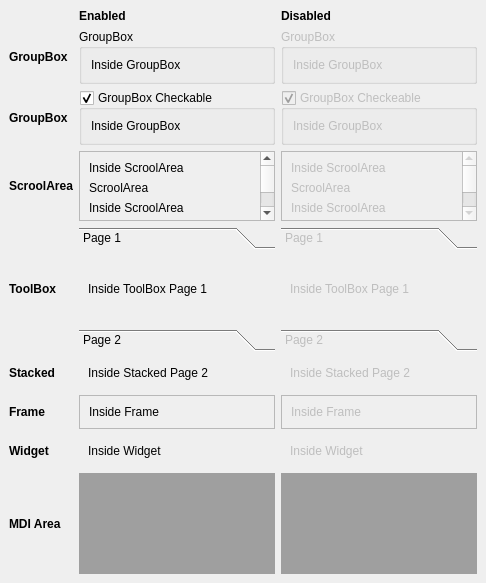
<?xml version="1.0" encoding="UTF-8"?>
<ui version="4.0">
 <class>DockWidget</class>
 <widget class="QDockWidget" name="DockWidget">
  <property name="geometry">
   <rect>
    <x>0</x>
    <y>0</y>
    <width>416</width>
    <height>583</height>
   </rect>
  </property>
  <property name="windowTitle">
   <string>Containers - No Tabs</string>
  </property>
  <widget class="QWidget" name="dockWidgetContents">
   <layout class="QGridLayout" name="gridLayout">
    <item row="8" column="3" colspan="2">
     <widget class="QFrame" name="frameDis_2">
      <property name="enabled">
       <bool>false</bool>
      </property>
      <property name="toolTip">
       <string>This is a tool tip</string>
      </property>
      <property name="statusTip">
       <string>This is a status tip</string>
      </property>
      <property name="whatsThis">
       <string>This is &quot;what is this&quot;</string>
      </property>
      <property name="frameShape">
       <enum>QFrame::StyledPanel</enum>
      </property>
      <property name="frameShadow">
       <enum>QFrame::Raised</enum>
      </property>
      <layout class="QGridLayout" name="gridLayout_40">
       <item row="0" column="0">
        <widget class="QLabel" name="label_8">
         <property name="toolTip">
          <string>This is a tool tip</string>
         </property>
         <property name="statusTip">
          <string>This is a status tip</string>
         </property>
         <property name="whatsThis">
          <string>This is &quot;what is this&quot;</string>
         </property>
         <property name="text">
          <string>Inside Frame</string>
         </property>
        </widget>
       </item>
      </layout>
     </widget>
    </item>
    <item row="9" column="2">
     <widget class="QWidget" name="widget_2" native="true">
      <property name="toolTip">
       <string>This is a tool tip</string>
      </property>
      <property name="statusTip">
       <string>This is a status tip</string>
      </property>
      <property name="whatsThis">
       <string>This is &quot;what is this&quot;</string>
      </property>
      <layout class="QGridLayout" name="gridLayout_39">
       <item row="0" column="0">
        <widget class="QLabel" name="label_59">
         <property name="toolTip">
          <string>This is a tool tip</string>
         </property>
         <property name="statusTip">
          <string>This is a status tip</string>
         </property>
         <property name="whatsThis">
          <string>This is &quot;what is this&quot;</string>
         </property>
         <property name="text">
          <string>Inside Widget</string>
         </property>
        </widget>
       </item>
      </layout>
     </widget>
    </item>
    <item row="1" column="2">
     <widget class="QGroupBox" name="groupBox_2">
      <property name="toolTip">
       <string>This is a tool tip</string>
      </property>
      <property name="statusTip">
       <string>This is a status tip</string>
      </property>
      <property name="whatsThis">
       <string>This is &quot;what is this&quot;</string>
      </property>
      <property name="title">
       <string>GroupBox</string>
      </property>
      <layout class="QGridLayout" name="gridLayout_7">
       <item row="0" column="0">
        <widget class="QLabel" name="label_10">
         <property name="toolTip">
          <string>This is a tool tip</string>
         </property>
         <property name="statusTip">
          <string>This is a status tip</string>
         </property>
         <property name="whatsThis">
          <string>This is &quot;what is this&quot;</string>
         </property>
         <property name="text">
          <string>Inside GroupBox</string>
         </property>
        </widget>
       </item>
      </layout>
     </widget>
    </item>
    <item row="8" column="2">
     <widget class="QFrame" name="frame_2">
      <property name="toolTip">
       <string>This is a tool tip</string>
      </property>
      <property name="statusTip">
       <string>This is a status tip</string>
      </property>
      <property name="whatsThis">
       <string>This is &quot;what is this&quot;</string>
      </property>
      <property name="frameShape">
       <enum>QFrame::StyledPanel</enum>
      </property>
      <property name="frameShadow">
       <enum>QFrame::Raised</enum>
      </property>
      <layout class="QGridLayout" name="gridLayout_43">
       <item row="0" column="0">
        <widget class="QLabel" name="label_9">
         <property name="toolTip">
          <string>This is a tool tip</string>
         </property>
         <property name="statusTip">
          <string>This is a status tip</string>
         </property>
         <property name="whatsThis">
          <string>This is &quot;what is this&quot;</string>
         </property>
         <property name="text">
          <string>Inside Frame</string>
         </property>
        </widget>
       </item>
      </layout>
     </widget>
    </item>
    <item row="9" column="3" colspan="2">
     <widget class="QWidget" name="widgetDis_2" native="true">
      <property name="enabled">
       <bool>false</bool>
      </property>
      <property name="toolTip">
       <string>This is a tool tip</string>
      </property>
      <property name="statusTip">
       <string>This is a status tip</string>
      </property>
      <property name="whatsThis">
       <string>This is &quot;what is this&quot;</string>
      </property>
      <layout class="QGridLayout" name="gridLayout_44">
       <item row="0" column="0">
        <widget class="QLabel" name="label_125">
         <property name="toolTip">
          <string>This is a tool tip</string>
         </property>
         <property name="statusTip">
          <string>This is a status tip</string>
         </property>
         <property name="whatsThis">
          <string>This is &quot;what is this&quot;</string>
         </property>
         <property name="text">
          <string>Inside Widget</string>
         </property>
        </widget>
       </item>
      </layout>
     </widget>
    </item>
    <item row="2" column="2">
     <widget class="QGroupBox" name="groupBox_3">
      <property name="toolTip">
       <string>This is a tool tip</string>
      </property>
      <property name="statusTip">
       <string>This is a status tip</string>
      </property>
      <property name="whatsThis">
       <string>This is &quot;what is this&quot;</string>
      </property>
      <property name="title">
       <string>GroupBox Checkable</string>
      </property>
      <property name="checkable">
       <bool>true</bool>
      </property>
      <layout class="QGridLayout" name="gridLayout_8">
       <item row="0" column="0">
        <widget class="QLabel" name="label_11">
         <property name="toolTip">
          <string>This is a tool tip</string>
         </property>
         <property name="statusTip">
          <string>This is a status tip</string>
         </property>
         <property name="whatsThis">
          <string>This is &quot;what is this&quot;</string>
         </property>
         <property name="text">
          <string>Inside GroupBox</string>
         </property>
        </widget>
       </item>
      </layout>
     </widget>
    </item>
    <item row="0" column="2">
     <widget class="QLabel" name="label_124">
      <property name="font">
       <font>
        <weight>75</weight>
        <bold>true</bold>
       </font>
      </property>
      <property name="text">
       <string>Enabled</string>
      </property>
     </widget>
    </item>
    <item row="0" column="3" colspan="2">
     <widget class="QLabel" name="label_126">
      <property name="font">
       <font>
        <weight>75</weight>
        <bold>true</bold>
       </font>
      </property>
      <property name="text">
       <string>Disabled</string>
      </property>
     </widget>
    </item>
    <item row="1" column="0">
     <widget class="QLabel" name="label_127">
      <property name="font">
       <font>
        <weight>75</weight>
        <bold>true</bold>
       </font>
      </property>
      <property name="text">
       <string>GroupBox</string>
      </property>
     </widget>
    </item>
    <item row="4" column="0">
     <widget class="QLabel" name="label_128">
      <property name="font">
       <font>
        <weight>75</weight>
        <bold>true</bold>
       </font>
      </property>
      <property name="text">
       <string>ScroolArea</string>
      </property>
     </widget>
    </item>
    <item row="4" column="2">
     <widget class="QScrollArea" name="scrollArea_2">
      <property name="toolTip">
       <string>This is a tool tip</string>
      </property>
      <property name="statusTip">
       <string>This is a status tip</string>
      </property>
      <property name="whatsThis">
       <string>This is &quot;what is this&quot;</string>
      </property>
      <property name="widgetResizable">
       <bool>true</bool>
      </property>
      <widget class="QWidget" name="scrollAreaWidgetContents_2">
       <property name="geometry">
        <rect>
         <x>0</x>
         <y>0</y>
         <width>139</width>
         <height>192</height>
        </rect>
       </property>
       <layout class="QVBoxLayout" name="verticalLayout_14">
        <item>
         <widget class="QLabel" name="label_70">
          <property name="toolTip">
           <string>This is a tool tip</string>
          </property>
          <property name="statusTip">
           <string>This is a status tip</string>
          </property>
          <property name="whatsThis">
           <string>This is &quot;what is this&quot;</string>
          </property>
          <property name="text">
           <string>Inside ScroolArea</string>
          </property>
         </widget>
        </item>
        <item>
         <widget class="QLabel" name="label_71">
          <property name="toolTip">
           <string>This is a tool tip</string>
          </property>
          <property name="statusTip">
           <string>This is a status tip</string>
          </property>
          <property name="whatsThis">
           <string>This is &quot;what is this&quot;</string>
          </property>
          <property name="text">
           <string>ScroolArea </string>
          </property>
         </widget>
        </item>
        <item>
         <widget class="QLabel" name="label_75">
          <property name="toolTip">
           <string>This is a tool tip</string>
          </property>
          <property name="statusTip">
           <string>This is a status tip</string>
          </property>
          <property name="whatsThis">
           <string>This is &quot;what is this&quot;</string>
          </property>
          <property name="text">
           <string>Inside ScroolArea </string>
          </property>
         </widget>
        </item>
        <item>
         <widget class="QLabel" name="label_76">
          <property name="toolTip">
           <string>This is a tool tip</string>
          </property>
          <property name="statusTip">
           <string>This is a status tip</string>
          </property>
          <property name="whatsThis">
           <string>This is &quot;what is this&quot;</string>
          </property>
          <property name="text">
           <string>ScroolArea</string>
          </property>
         </widget>
        </item>
        <item>
         <widget class="QLabel" name="label_77">
          <property name="toolTip">
           <string>This is a tool tip</string>
          </property>
          <property name="statusTip">
           <string>This is a status tip</string>
          </property>
          <property name="whatsThis">
           <string>This is &quot;what is this&quot;</string>
          </property>
          <property name="text">
           <string>Inside ScroolArea</string>
          </property>
         </widget>
        </item>
        <item>
         <widget class="QLabel" name="label_78">
          <property name="toolTip">
           <string>This is a tool tip</string>
          </property>
          <property name="statusTip">
           <string>This is a status tip</string>
          </property>
          <property name="whatsThis">
           <string>This is &quot;what is this&quot;</string>
          </property>
          <property name="text">
           <string>ScroolArea</string>
          </property>
         </widget>
        </item>
        <item>
         <widget class="QLabel" name="label_79">
          <property name="toolTip">
           <string>This is a tool tip</string>
          </property>
          <property name="statusTip">
           <string>This is a status tip</string>
          </property>
          <property name="whatsThis">
           <string>This is &quot;what is this&quot;</string>
          </property>
          <property name="text">
           <string>Inside ScroolArea</string>
          </property>
         </widget>
        </item>
        <item>
         <widget class="QLabel" name="label_80">
          <property name="toolTip">
           <string>This is a tool tip</string>
          </property>
          <property name="statusTip">
           <string>This is a status tip</string>
          </property>
          <property name="whatsThis">
           <string>This is &quot;what is this&quot;</string>
          </property>
          <property name="text">
           <string>ScroolArea</string>
          </property>
         </widget>
        </item>
        <item>
         <widget class="QLabel" name="label_81">
          <property name="toolTip">
           <string>This is a tool tip</string>
          </property>
          <property name="statusTip">
           <string>This is a status tip</string>
          </property>
          <property name="whatsThis">
           <string>This is &quot;what is this&quot;</string>
          </property>
          <property name="text">
           <string>Inside ScroolArea</string>
          </property>
         </widget>
        </item>
       </layout>
      </widget>
     </widget>
    </item>
    <item row="4" column="3" colspan="2">
     <widget class="QScrollArea" name="scrollAreaDis_2">
      <property name="enabled">
       <bool>false</bool>
      </property>
      <property name="toolTip">
       <string>This is a tool tip</string>
      </property>
      <property name="statusTip">
       <string>This is a status tip</string>
      </property>
      <property name="whatsThis">
       <string>This is &quot;what is this&quot;</string>
      </property>
      <property name="widgetResizable">
       <bool>true</bool>
      </property>
      <widget class="QWidget" name="scrollAreaWidgetContentsDis_2">
       <property name="geometry">
        <rect>
         <x>0</x>
         <y>0</y>
         <width>139</width>
         <height>192</height>
        </rect>
       </property>
       <layout class="QVBoxLayout" name="verticalLayout_13">
        <item>
         <widget class="QLabel" name="label_115">
          <property name="toolTip">
           <string>This is a tool tip</string>
          </property>
          <property name="statusTip">
           <string>This is a status tip</string>
          </property>
          <property name="whatsThis">
           <string>This is &quot;what is this&quot;</string>
          </property>
          <property name="text">
           <string>Inside ScroolArea</string>
          </property>
         </widget>
        </item>
        <item>
         <widget class="QLabel" name="label_116">
          <property name="toolTip">
           <string>This is a tool tip</string>
          </property>
          <property name="statusTip">
           <string>This is a status tip</string>
          </property>
          <property name="whatsThis">
           <string>This is &quot;what is this&quot;</string>
          </property>
          <property name="text">
           <string>ScroolArea </string>
          </property>
         </widget>
        </item>
        <item>
         <widget class="QLabel" name="label_117">
          <property name="toolTip">
           <string>This is a tool tip</string>
          </property>
          <property name="statusTip">
           <string>This is a status tip</string>
          </property>
          <property name="whatsThis">
           <string>This is &quot;what is this&quot;</string>
          </property>
          <property name="text">
           <string>Inside ScroolArea </string>
          </property>
         </widget>
        </item>
        <item>
         <widget class="QLabel" name="label_118">
          <property name="toolTip">
           <string>This is a tool tip</string>
          </property>
          <property name="statusTip">
           <string>This is a status tip</string>
          </property>
          <property name="whatsThis">
           <string>This is &quot;what is this&quot;</string>
          </property>
          <property name="text">
           <string>ScroolArea</string>
          </property>
         </widget>
        </item>
        <item>
         <widget class="QLabel" name="label_119">
          <property name="toolTip">
           <string>This is a tool tip</string>
          </property>
          <property name="statusTip">
           <string>This is a status tip</string>
          </property>
          <property name="whatsThis">
           <string>This is &quot;what is this&quot;</string>
          </property>
          <property name="text">
           <string>Inside ScroolArea</string>
          </property>
         </widget>
        </item>
        <item>
         <widget class="QLabel" name="label_120">
          <property name="toolTip">
           <string>This is a tool tip</string>
          </property>
          <property name="statusTip">
           <string>This is a status tip</string>
          </property>
          <property name="whatsThis">
           <string>This is &quot;what is this&quot;</string>
          </property>
          <property name="text">
           <string>ScroolArea</string>
          </property>
         </widget>
        </item>
        <item>
         <widget class="QLabel" name="label_121">
          <property name="toolTip">
           <string>This is a tool tip</string>
          </property>
          <property name="statusTip">
           <string>This is a status tip</string>
          </property>
          <property name="whatsThis">
           <string>This is &quot;what is this&quot;</string>
          </property>
          <property name="text">
           <string>Inside ScroolArea</string>
          </property>
         </widget>
        </item>
        <item>
         <widget class="QLabel" name="label_122">
          <property name="toolTip">
           <string>This is a tool tip</string>
          </property>
          <property name="statusTip">
           <string>This is a status tip</string>
          </property>
          <property name="whatsThis">
           <string>This is &quot;what is this&quot;</string>
          </property>
          <property name="text">
           <string>ScroolArea</string>
          </property>
         </widget>
        </item>
        <item>
         <widget class="QLabel" name="label_123">
          <property name="toolTip">
           <string>This is a tool tip</string>
          </property>
          <property name="statusTip">
           <string>This is a status tip</string>
          </property>
          <property name="whatsThis">
           <string>This is &quot;what is this&quot;</string>
          </property>
          <property name="text">
           <string>Inside ScroolArea</string>
          </property>
         </widget>
        </item>
       </layout>
      </widget>
     </widget>
    </item>
    <item row="2" column="0">
     <widget class="QLabel" name="label_134">
      <property name="font">
       <font>
        <weight>75</weight>
        <bold>true</bold>
       </font>
      </property>
      <property name="text">
       <string>GroupBox</string>
      </property>
     </widget>
    </item>
    <item row="7" column="2">
     <widget class="QStackedWidget" name="stackedWidget_2">
      <property name="toolTip">
       <string>This is a tool tip</string>
      </property>
      <property name="statusTip">
       <string>This is a status tip</string>
      </property>
      <property name="whatsThis">
       <string>This is &quot;what is this&quot;</string>
      </property>
      <property name="currentIndex">
       <number>1</number>
      </property>
      <widget class="QWidget" name="page1_2">
       <layout class="QGridLayout" name="gridLayout_35">
        <item row="0" column="0">
         <widget class="QLabel" name="label_57">
          <property name="text">
           <string>Inside Stacked Page 1</string>
          </property>
         </widget>
        </item>
       </layout>
      </widget>
      <widget class="QWidget" name="page2_2">
       <layout class="QGridLayout" name="gridLayout_36">
        <item row="0" column="0">
         <widget class="QLabel" name="label_58">
          <property name="toolTip">
           <string>This is a tool tip</string>
          </property>
          <property name="statusTip">
           <string>This is a status tip</string>
          </property>
          <property name="whatsThis">
           <string>This is &quot;what is this&quot;</string>
          </property>
          <property name="text">
           <string>Inside Stacked Page 2</string>
          </property>
         </widget>
        </item>
       </layout>
      </widget>
     </widget>
    </item>
    <item row="6" column="3" colspan="2">
     <widget class="QToolBox" name="toolBoxDis_2">
      <property name="enabled">
       <bool>false</bool>
      </property>
      <property name="toolTip">
       <string>This is a tool tip</string>
      </property>
      <property name="statusTip">
       <string>This is a status tip</string>
      </property>
      <property name="whatsThis">
       <string>This is &quot;what is this&quot;</string>
      </property>
      <property name="currentIndex">
       <number>0</number>
      </property>
      <widget class="QWidget" name="page_6">
       <property name="geometry">
        <rect>
         <x>0</x>
         <y>0</y>
         <width>160</width>
         <height>76</height>
        </rect>
       </property>
       <attribute name="label">
        <string>Page 1</string>
       </attribute>
       <layout class="QGridLayout" name="gridLayout_29">
        <item row="2" column="0">
         <widget class="QLabel" name="label_109">
          <property name="text">
           <string>Inside ToolBox Page 1</string>
          </property>
         </widget>
        </item>
       </layout>
      </widget>
      <widget class="QWidget" name="page_7">
       <property name="geometry">
        <rect>
         <x>0</x>
         <y>0</y>
         <width>140</width>
         <height>32</height>
        </rect>
       </property>
       <attribute name="label">
        <string>Page 2</string>
       </attribute>
       <layout class="QGridLayout" name="gridLayout_34">
        <item row="0" column="0">
         <widget class="QLabel" name="label_110">
          <property name="toolTip">
           <string>This is a tool tip</string>
          </property>
          <property name="statusTip">
           <string>This is a status tip</string>
          </property>
          <property name="whatsThis">
           <string>This is &quot;what is this&quot;</string>
          </property>
          <property name="text">
           <string>Inside ToolBox Page 2</string>
          </property>
         </widget>
        </item>
       </layout>
      </widget>
     </widget>
    </item>
    <item row="10" column="0">
     <widget class="QLabel" name="label_133">
      <property name="font">
       <font>
        <weight>75</weight>
        <bold>true</bold>
       </font>
      </property>
      <property name="text">
       <string>MDI Area</string>
      </property>
     </widget>
    </item>
    <item row="7" column="3" colspan="2">
     <widget class="QStackedWidget" name="stackedWidgetDis_2">
      <property name="enabled">
       <bool>false</bool>
      </property>
      <property name="toolTip">
       <string>This is a tool tip</string>
      </property>
      <property name="statusTip">
       <string>This is a status tip</string>
      </property>
      <property name="whatsThis">
       <string>This is &quot;what is this&quot;</string>
      </property>
      <property name="currentIndex">
       <number>1</number>
      </property>
      <widget class="QWidget" name="page1Dis_2">
       <layout class="QGridLayout" name="gridLayout_37">
        <item row="0" column="0">
         <widget class="QLabel" name="label_113">
          <property name="text">
           <string>Inside Stacked Page 1</string>
          </property>
         </widget>
        </item>
       </layout>
      </widget>
      <widget class="QWidget" name="page2Dis_2">
       <layout class="QGridLayout" name="gridLayout_38">
        <item row="0" column="0">
         <widget class="QLabel" name="label_114">
          <property name="toolTip">
           <string>This is a tool tip</string>
          </property>
          <property name="statusTip">
           <string>This is a status tip</string>
          </property>
          <property name="whatsThis">
           <string>This is &quot;what is this&quot;</string>
          </property>
          <property name="text">
           <string>Inside Stacked Page 2</string>
          </property>
         </widget>
        </item>
       </layout>
      </widget>
     </widget>
    </item>
    <item row="8" column="0">
     <widget class="QLabel" name="label_131">
      <property name="font">
       <font>
        <weight>75</weight>
        <bold>true</bold>
       </font>
      </property>
      <property name="text">
       <string>Frame</string>
      </property>
     </widget>
    </item>
    <item row="7" column="0">
     <widget class="QLabel" name="label_130">
      <property name="font">
       <font>
        <weight>75</weight>
        <bold>true</bold>
       </font>
      </property>
      <property name="text">
       <string>Stacked</string>
      </property>
     </widget>
    </item>
    <item row="6" column="0">
     <widget class="QLabel" name="label_129">
      <property name="font">
       <font>
        <weight>75</weight>
        <bold>true</bold>
       </font>
      </property>
      <property name="text">
       <string>ToolBox</string>
      </property>
     </widget>
    </item>
    <item row="10" column="2">
     <widget class="QMdiArea" name="mdiArea_2">
      <widget class="QWidget" name="subwindow1_2">
       <property name="windowTitle">
        <string>Subwindow</string>
       </property>
       <layout class="QVBoxLayout" name="verticalLayout_11">
        <item>
         <widget class="QLabel" name="label_29">
          <property name="text">
           <string>Inside MDI Area 1</string>
          </property>
         </widget>
        </item>
       </layout>
      </widget>
      <widget class="QWidget" name="subwindow2_2">
       <property name="windowTitle">
        <string>Subwindow</string>
       </property>
       <layout class="QVBoxLayout" name="verticalLayout_12">
        <item>
         <widget class="QLabel" name="label_56">
          <property name="text">
           <string>Inside MDI Area 2 </string>
          </property>
         </widget>
        </item>
       </layout>
      </widget>
     </widget>
    </item>
    <item row="6" column="2">
     <widget class="QToolBox" name="toolBox_2">
      <property name="toolTip">
       <string>This is a tool tip</string>
      </property>
      <property name="statusTip">
       <string>This is a status tip</string>
      </property>
      <property name="whatsThis">
       <string>This is &quot;what is this&quot;</string>
      </property>
      <property name="currentIndex">
       <number>0</number>
      </property>
      <widget class="QWidget" name="page_3">
       <property name="geometry">
        <rect>
         <x>0</x>
         <y>0</y>
         <width>160</width>
         <height>76</height>
        </rect>
       </property>
       <attribute name="label">
        <string>Page 1</string>
       </attribute>
       <layout class="QGridLayout" name="gridLayout_41">
        <item row="2" column="0">
         <widget class="QLabel" name="label_60">
          <property name="text">
           <string>Inside ToolBox Page 1</string>
          </property>
         </widget>
        </item>
       </layout>
      </widget>
      <widget class="QWidget" name="page_8">
       <property name="geometry">
        <rect>
         <x>0</x>
         <y>0</y>
         <width>140</width>
         <height>32</height>
        </rect>
       </property>
       <attribute name="label">
        <string>Page 2</string>
       </attribute>
       <layout class="QGridLayout" name="gridLayout_42">
        <item row="0" column="0">
         <widget class="QLabel" name="label_61">
          <property name="toolTip">
           <string>This is a tool tip</string>
          </property>
          <property name="statusTip">
           <string>This is a status tip</string>
          </property>
          <property name="whatsThis">
           <string>This is &quot;what is this&quot;</string>
          </property>
          <property name="text">
           <string>Inside ToolBox Page 2</string>
          </property>
         </widget>
        </item>
       </layout>
      </widget>
     </widget>
    </item>
    <item row="9" column="0">
     <widget class="QLabel" name="label_132">
      <property name="font">
       <font>
        <weight>75</weight>
        <bold>true</bold>
       </font>
      </property>
      <property name="text">
       <string>Widget</string>
      </property>
     </widget>
    </item>
    <item row="10" column="3" colspan="2">
     <widget class="QMdiArea" name="mdiAreaDis_2">
      <property name="enabled">
       <bool>false</bool>
      </property>
      <widget class="QWidget" name="subwindow1Dis_2">
       <property name="windowTitle">
        <string>Subwindow</string>
       </property>
       <layout class="QVBoxLayout" name="verticalLayout_9">
        <item>
         <widget class="QLabel" name="label_111">
          <property name="text">
           <string>Inside MDI Area 1</string>
          </property>
         </widget>
        </item>
       </layout>
      </widget>
      <widget class="QWidget" name="subwindow2Dis_2">
       <property name="windowTitle">
        <string>Subwindow</string>
       </property>
       <layout class="QVBoxLayout" name="verticalLayout_10">
        <item>
         <widget class="QLabel" name="label_112">
          <property name="text">
           <string>Inside MDI Area 2 </string>
          </property>
         </widget>
        </item>
       </layout>
      </widget>
     </widget>
    </item>
    <item row="2" column="3" colspan="2">
     <widget class="QGroupBox" name="groupBoxDis_3">
      <property name="enabled">
       <bool>false</bool>
      </property>
      <property name="title">
       <string>GroupBox Checkeable</string>
      </property>
      <property name="checkable">
       <bool>true</bool>
      </property>
      <layout class="QVBoxLayout" name="verticalLayout_5">
       <item>
        <widget class="QLabel" name="label_12">
         <property name="text">
          <string>Inside GroupBox</string>
         </property>
        </widget>
       </item>
      </layout>
     </widget>
    </item>
    <item row="1" column="3" colspan="2">
     <widget class="QGroupBox" name="groupBoxDis_2">
      <property name="enabled">
       <bool>false</bool>
      </property>
      <property name="title">
       <string>GroupBox</string>
      </property>
      <layout class="QVBoxLayout" name="verticalLayout_4">
       <item>
        <widget class="QLabel" name="label_7">
         <property name="text">
          <string>Inside GroupBox</string>
         </property>
        </widget>
       </item>
      </layout>
     </widget>
    </item>
   </layout>
  </widget>
 </widget>
 <resources/>
 <connections/>
</ui>
